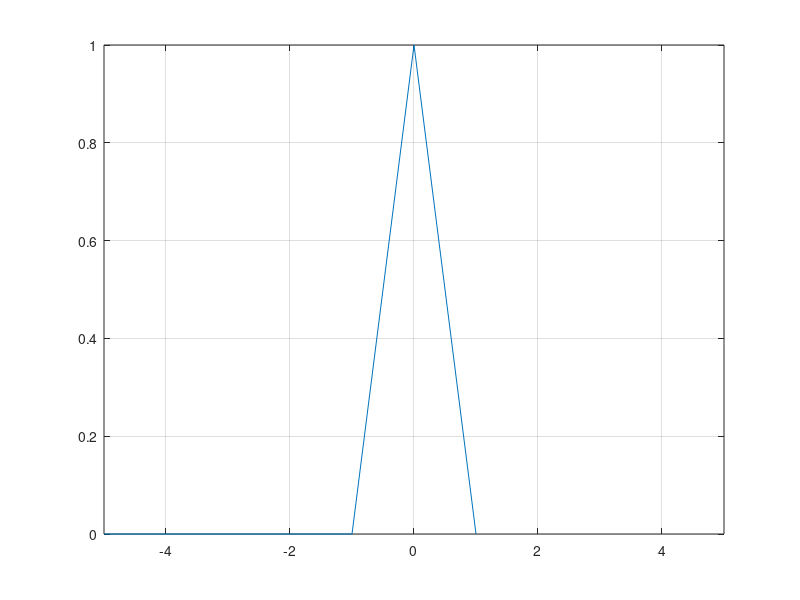

MATLAB code for this plot:
function ktra1
clc;clear all;close all;
n1 = -5 ; 
n2 = 5 ;
n = n1:n2 ; 
x1 = exp(n.^2023).*cos((2*pi/2023)*n) ;
%x2 = exp(n.^2023).*cos((2*pi/2023)*n) ;
[x3,n] = stepseq(0,n1,n2) ; 
[x4,n] = stepseq(1,n1,n2) ;
function [x,n] = stepseq(n0,n1,n2)
% Generates x(n) = u(n-n0); n1 <= n <= n2
% ------------------------------------------
% [x,n] = stepseq(n0,n1,n2)
n = [n1:n2]; x = [(n-n0) >= 0];
end
xn = x1.*x3-x1.*x4 ; 
figure(1) ; 
plot(n,xn) ; 
axis([-5 5 min(xn) max(xn)]);
grid ; 
end